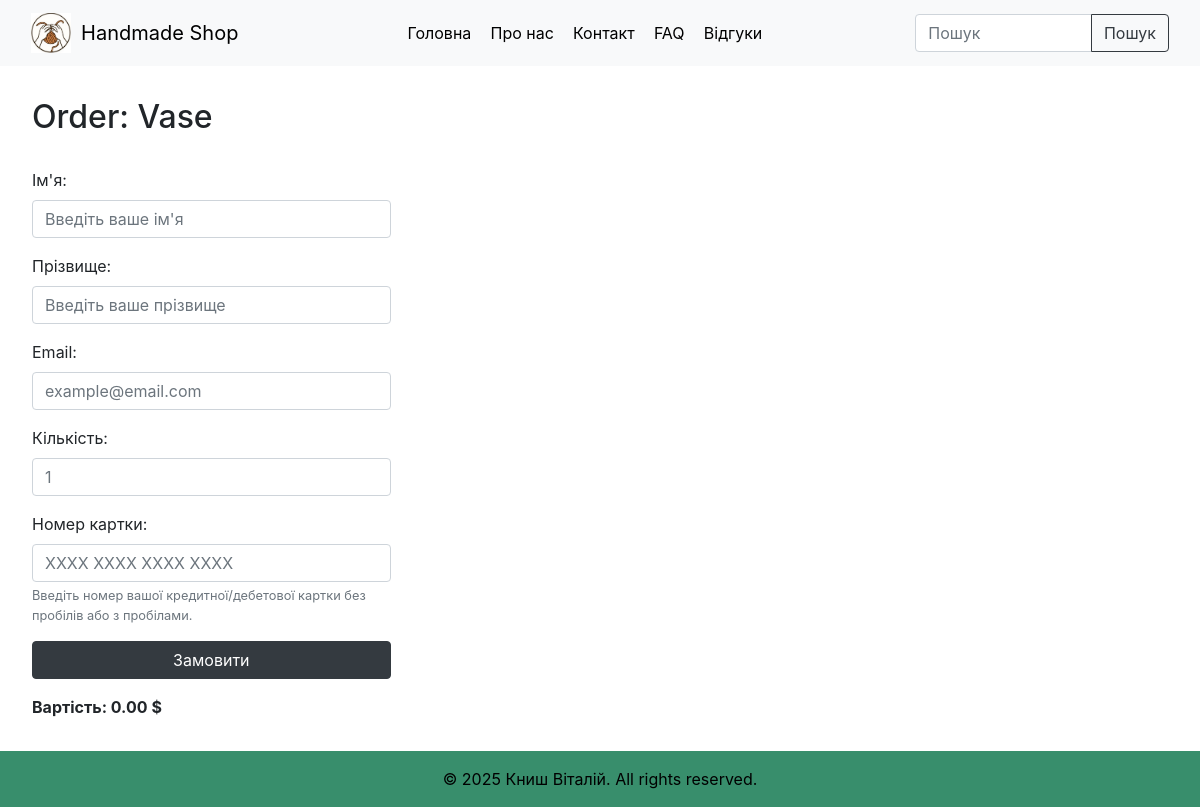
Page /order/1/ on the earlier database version.
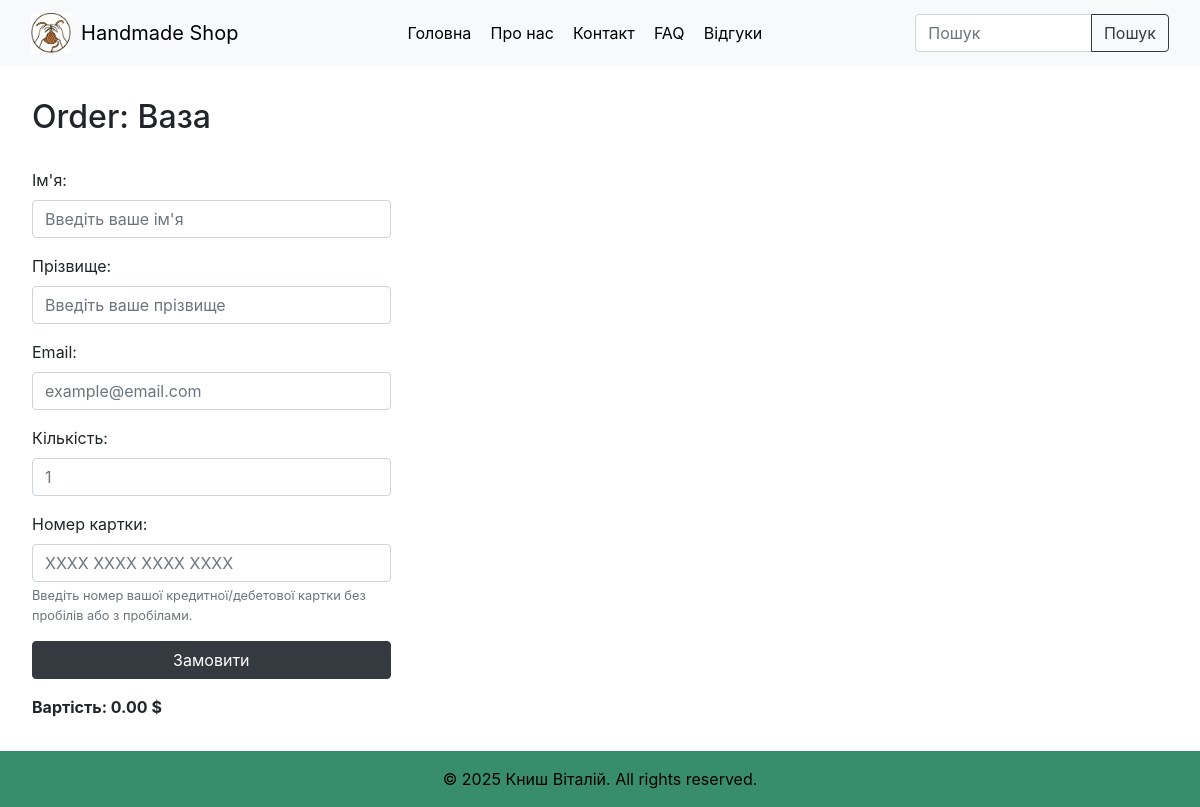
Same page on the later database version.
### app1/models.py (models this page shows, shortened)
class Product(models.Model):
    name = models.CharField(max_length=100)
    description = models.TextField()
    price = models.DecimalField(max_digits=10, decimal_places=2, default=0.00)  # Default price is 0.00
    stock = models.PositiveIntegerField(default=0)  # Default stock is 0
    is_available = models.BooleanField(default=True)  # Default availability is True
    category = models.ForeignKey(Category, on_delete=models.CASCADE, related_name='products')
    sku = models.CharField(max_length=50, unique=True, default='SKU0000')  # Default SKU
    created_at = models.DateTimeField(auto_now_add=True)  # Automatically set when created
    updated_at = models.DateTimeField(auto_now=True)  # Automatically updated on save
    image = models.ImageField(upload_to='product_images/', null=True, blank=True)

### app1/views.py (the view, shortened to what this page needs)
# urls.py: path('order/<int:pk>/', views.order_product, name='order_product'),
def order_product(request, pk):
    product = Product.objects.get(pk=pk)
    return render(request, 'order_form.html', {'product': product})

### app1/templates/order_form.html (shortened to what this page needs)
{% extends 'base.html' %}
{% block content %}
<h2>Order: {{ product.name }}</h2>
<div class="row justify-content-start">
  <div class="col-12 col-sm-8 col-md-6 col-lg-4">
    <form method="post" id="order-form" class="mt-4">
        <div class="form-group">
            <label for="id_first_name">Ім'я:</label>
            <input type="text" name="first_name" maxlength="50" class="form-control" id="id_first_name" required placeholder="Введіть ваше ім'я">
        </div>
        <div class="form-group">
            <label for="id_last_name">Прізвище:</label>
            <input type="text" name="last_name" maxlength="50" class="form-control" id="id_last_name" required placeholder="Введіть ваше прізвище">
        </div>
        <div class="form-group">
            <label for="id_email">Email:</label>
            <input type="email" name="email" class="form-control" id="id_email" required placeholder="example@email.com">
        </div>
        <div class="form-group">
            <label for="id_number_of_items">Кількість:</label>
            <input type="number" name="number_of_items" min="1" class="form-control" id="id_number_of_items" required placeholder="1">
        </div>
        <div class="form-group">
            <label for="id_card_number">Номер картки:</label>
            <input type="text" name="card_number" maxlength="19" minlength="13" pattern="[0-9\s]{13,19}" class="form-control" id="id_card_number" required placeholder="XXXX XXXX XXXX XXXX" autocomplete="cc-number">
            <small class="form-text text-muted">Введіть номер вашої кредитної/дебетової картки без пробілів або з пробілами.</small>
        </div>
        <button type="submit" class="btn btn-dark w-100">Замовити</button>
    </form>
    <div class="mt-3">
        <strong>Вартість: <span id="cost-counter">0.00</span> $</strong>
    </div>
  </div>
</div>
{% endblock %}

Differences in the rows shown:
changed Product: name "Vase" → "Ваза"
